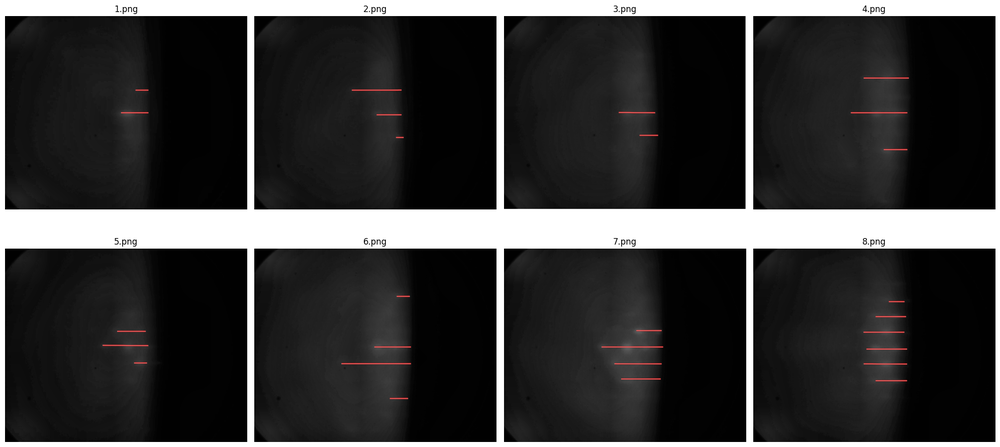
#> input picture heatmap_preview.png, 1000 x 447 px, shrunk from 1990 x 890 before the run; its folder holds only this picture in this run
$ python extract_line_labels.py --input_dir .
#> lines starting #> are read from the running program, lines starting #| are printed output that depends on the picture; after the words box and inside, x2 and y2 are one past the last pixel; in counts of white or black regions, pixels touching at a corner belong together
"""
Extract integer-line annotations from RHEED frames labeled by drawing
red lines directly on top of the grayscale image (as RGB PNGs).

The mask uses red-channel dominance rather than brightness, so saturated
white diffraction spots and ring edges cannot be mistaken for annotations.
Connected components separate individual line instances; geometric filters
retain thin, horizontally elongated strokes, including slightly sloped ones.

Usage:
    python extract_line_labels.py --input_dir path/to/pngs --output labels.json
"""

import argparse
import json
import glob
import os
import numpy as np
from PIL import Image
from scipy import ndimage


def extract_lines(path, red_min=180, red_margin=70, min_width=15,
                  max_height=25, min_aspect=8.0):
    """
    Return a list of line instances found in one image. Each instance is
    a list of [x, y] points forming its centerline (one y-value per x
    column, averaged across the stroke's thickness).
    """
#> called with path = './heatmap_preview.png', red_min = 180, red_margin = 70, min_width = 15, max_height = 25, min_aspect = 8
    rgb = np.array(Image.open(path).convert("RGB"), dtype=np.int16)
    red = rgb[..., 0]
    green = rgb[..., 1]
    blue = rgb[..., 2]
    mask = ((red >= red_min) &
            ((red - green) >= red_margin) &
            ((red - blue) >= red_margin))
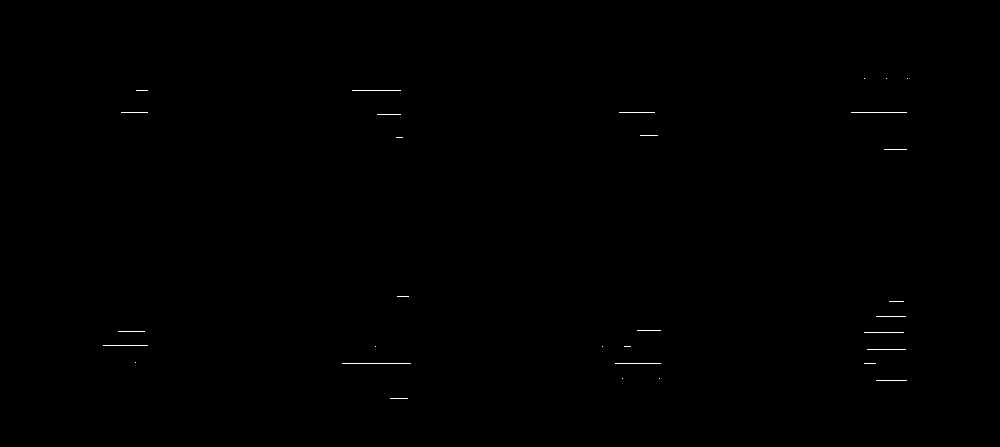
#> mask: shape (447, 1000) bool; 0.15% white in thin lines or dots, all inside (x1, y1, x2, y2) = (103, 78, 908, 399)

    labeled, n = ndimage.label(mask, structure=np.ones((3, 3)))
#> labeled: shape (447, 1000) int32; 32 distinct labels, from 0 to 31
#> n = 31
    lines = []
    for lbl in range(1, n + 1):
        ys, xs = np.where(labeled == lbl)
        w = xs.max() - xs.min() + 1
        h = ys.max() - ys.min() + 1
        aspect = w / max(h, 1)
        if w < min_width or h > max_height or aspect < min_aspect:
            continue  # not thin/elongated enough to be an annotation stroke

        pts = {}
        for x, y in zip(xs, ys):
            pts.setdefault(int(x), []).append(int(y))
        centerline = [[x, float(np.mean(v))] for x, v in sorted(pts.items())]
        lines.append(centerline)
#> this loop made 31 passes
#> (w, aspect) on passes 5, 6, 7, 8, 9, 10, 12, 14, 15, 16, 17, 18: (49, 49), (27, 27), (36, 36), (56, 56), (24, 24), (18, 18), (23, 23), (15, 15), (30, 30), (24, 24), (27, 27), (40, 40)
#> (ys, xs, w, aspect) on passes 1, 2, 3, 4, 11: ([78], [864], 1, 1), ([78], [886], 1, 1), ([78], [907], 1, 1), ([90, 90, 90, 90, 90, 90, 90, 90, 90, 90, 90, 90], [136, 137, 138, 139, 140, 141, 142, 143, 144, 145, 146, 147], 12, 12), ([137, 137, 137, 137, 137, 137, 137], [396, 397, 398, 399, 400, 401, 402], 7, 7)
#> after the loop, lines = 18 items

    lines.sort(key=lambda L: np.median([point[1] for point in L]))  # top to bottom
    return lines


def check_pairing(labeled_paths, clean_dir, red_min, red_margin):
    """
    Warn when an annotated image is not a copy of the clean frame with the
    same filename. Each annotated image (red strokes masked out) is compared
    to every clean frame; the closest one should be its namesake.
    """
    names = [os.path.basename(p) for p in labeled_paths
             if os.path.exists(os.path.join(clean_dir, os.path.basename(p)))]
    clean = {n: np.asarray(Image.open(os.path.join(clean_dir, n)).convert("L"),
                           dtype=np.float32) for n in names}
    problems = []
    for name in names:
        rgb = np.array(Image.open(os.path.join(os.path.dirname(labeled_paths[0]), name))
                       .convert("RGB"), dtype=np.int16)
        strokes = ((rgb[..., 0] >= red_min // 2) &
                   ((rgb[..., 0] - rgb[..., 1]) >= red_margin // 2))
        keep = ~ndimage.binary_dilation(strokes, iterations=4)
        gray = rgb.mean(axis=-1)
        diffs = {other: float(np.abs(gray[keep] - image[keep]).mean())
                 for other, image in clean.items() if image.shape == gray.shape}
        best = min(diffs, key=diffs.get)
        if best != name:
            problems.append(name)
            print(f"WARNING: annotated {name} matches clean {best} "
                  f"(diff {diffs[best]:.2f}) better than clean {name} "
                  f"(diff {diffs.get(name, float('nan')):.2f})")
    if not problems:
        print(f"Pairing check passed for {len(names)} frame(s).")
    return problems


def main():
    parser = argparse.ArgumentParser()
    parser.add_argument("--input_dir", required=True, help="Folder of annotated PNGs")
    parser.add_argument("--output", default="labels.json")
    parser.add_argument("--red_min", type=int, default=180,
                         help="Minimum red-channel value for an annotation pixel")
    parser.add_argument("--red_margin", type=int, default=70,
                         help="Required red dominance over both green and blue")
    parser.add_argument("--min_width", type=int, default=15,
                         help="Minimum horizontal span (px) to count as a line")
    parser.add_argument("--max_height", type=int, default=25,
                         help="Maximum vertical span (px), allowing slightly sloped lines")
    parser.add_argument("--min_aspect", type=float, default=8.0,
                         help="Minimum width/height ratio for a line component")
    parser.add_argument("--clean_dir", default="",
                        help="Clean (unannotated) frames; verifies each annotated file "
                             "is a copy of the clean frame with the same name")
    args = parser.parse_args()

    all_labels = []
    paths = glob.glob(os.path.join(args.input_dir, "*.png"))
    paths.sort(key=lambda p: (0, int(os.path.splitext(os.path.basename(p))[0]))
               if os.path.splitext(os.path.basename(p))[0].isdigit()
               else (1, os.path.basename(p)))
    for path in paths:
        lines = extract_lines(path, args.red_min, args.red_margin,
                              args.min_width, args.max_height, args.min_aspect)
#> lines = 18 items
        all_labels.append({
            "frame": os.path.basename(path),
            "lines": [{"instance": i, "points": L} for i, L in enumerate(lines)],
        })
        y_positions = [round(float(np.median([point[1] for point in L]))) for L in lines]
#> y_positions = [90, 112, 112, 112, 114, 135, 149, 301, 316, 330, 331, 332, 345, 349, 363, 363, 380, 398]
        print(f"{os.path.basename(path)}: {len(lines)} line(s), y-positions: {y_positions}")
#| heatmap_preview.png: 18 line(s), y-positions: [90, 112, 112, 112, 114, 135, 149, 301, 316, 330, 331, 332, 345, 349, 363, 363, 380, 398]

    if args.clean_dir:
        check_pairing(paths, args.clean_dir, args.red_min, args.red_margin)

    with open(args.output, "w") as f:
        json.dump(all_labels, f, indent=2)

    print(f"\nSaved {len(all_labels)} frames' worth of labels to {args.output}")
#| Saved 1 frames' worth of labels to labels.json


if __name__ == "__main__":
    main()
